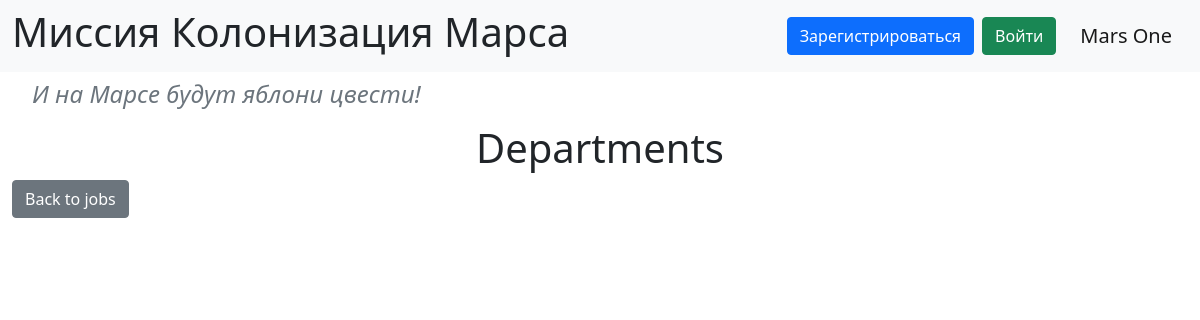
/departments, run on an earlier commit of the app's database.
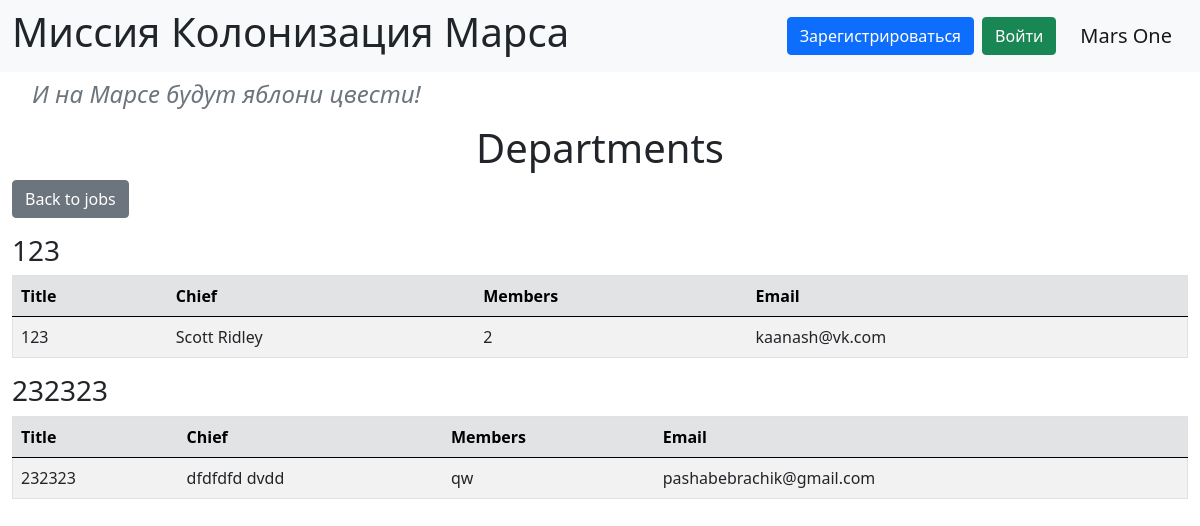
And on a later commit of the database.
### data/departments.py (models this page shows)
class Department(SqlAlchemyBase):
    __tablename__ = 'departments'
    id = sqlalchemy.Column(sqlalchemy.Integer,
                           primary_key=True, autoincrement=True)
    title = sqlalchemy.Column(sqlalchemy.String, nullable=True)
    chief = sqlalchemy.Column(sqlalchemy.Integer,
                              sqlalchemy.ForeignKey("users.id"))
    members = sqlalchemy.Column(sqlalchemy.String, nullable=True)
    email = sqlalchemy.Column(sqlalchemy.String,
                              index=True, unique=True, nullable=True)
    user = orm.relationship('User')

### data/users.py (models this page shows, shortened)
class User(SqlAlchemyBase, UserMixin):
    __tablename__ = 'users'
    id = sqlalchemy.Column(sqlalchemy.Integer,
                           primary_key=True, autoincrement=True)
    surname = sqlalchemy.Column(sqlalchemy.String, nullable=True)
    name = sqlalchemy.Column(sqlalchemy.String, nullable=True)
    age = sqlalchemy.Column(sqlalchemy.Integer, nullable=True)
    position = sqlalchemy.Column(sqlalchemy.String, nullable=True)
    speciality = sqlalchemy.Column(sqlalchemy.String, nullable=True)
    address = sqlalchemy.Column(sqlalchemy.String, nullable=True)
    email = sqlalchemy.Column(sqlalchemy.String,
                              index=True, unique=True, nullable=True)
    hashed_password = sqlalchemy.Column(sqlalchemy.String, nullable=True)
    modified_date = sqlalchemy.Column(sqlalchemy.DateTime,
                                      default=datetime.datetime.now)

### main.py (the view)
@app.route('/departments')
def list_departments():
    db_sess = db_session.create_session()
    departments = db_sess.query(Department).all()
    return render_template('departments.html', departments=departments)

### data/db_session.py (called while the page is built)
def create_session() -> Session:
    global __factory
    return __factory()

### templates/departments.html (shortened to what this page needs)
{% extends "base.html" %}
{% block content %}
    <h1 align="center">Departments</h1>
    <div class="mb-3">
        <a href="/" class="btn btn-secondary">Back to jobs</a>
    </div>
    {% for item in departments %}
        <div class="mt-3">
            <h3>{{ item.title }}</h3>
            <table class="table table-striped border">
                <thead class="table-secondary">
                <tr>
                    <th scope="col">Title</th>
                    <th scope="col">Chief</th>
                    <th scope="col">Members</th>
                    <th scope="col">Email</th>
                </tr>
                </thead>
                <tbody>
                <tr>
                    <td>{{ item.title }}</td>
                    <td>{{ item.user.surname }} {{ item.user.name }}</td>
                    <td>{{ item.members }}</td>
                    <td>{{ item.email }}</td>
                </tr>
                </tbody>
            </table>
        </div>
    {% endfor %}
{% endblock %}

What changed in the data, as far as the page shows it:
added Department: title "123", user.surname "Scott", user.name "Ridley", members "2", email "kaanash@vk.com"
added Department: title "232323", user.surname "dfdfdfd", user.name "dvdd", members "qw", email "pashabebrachik@gmail.com"
